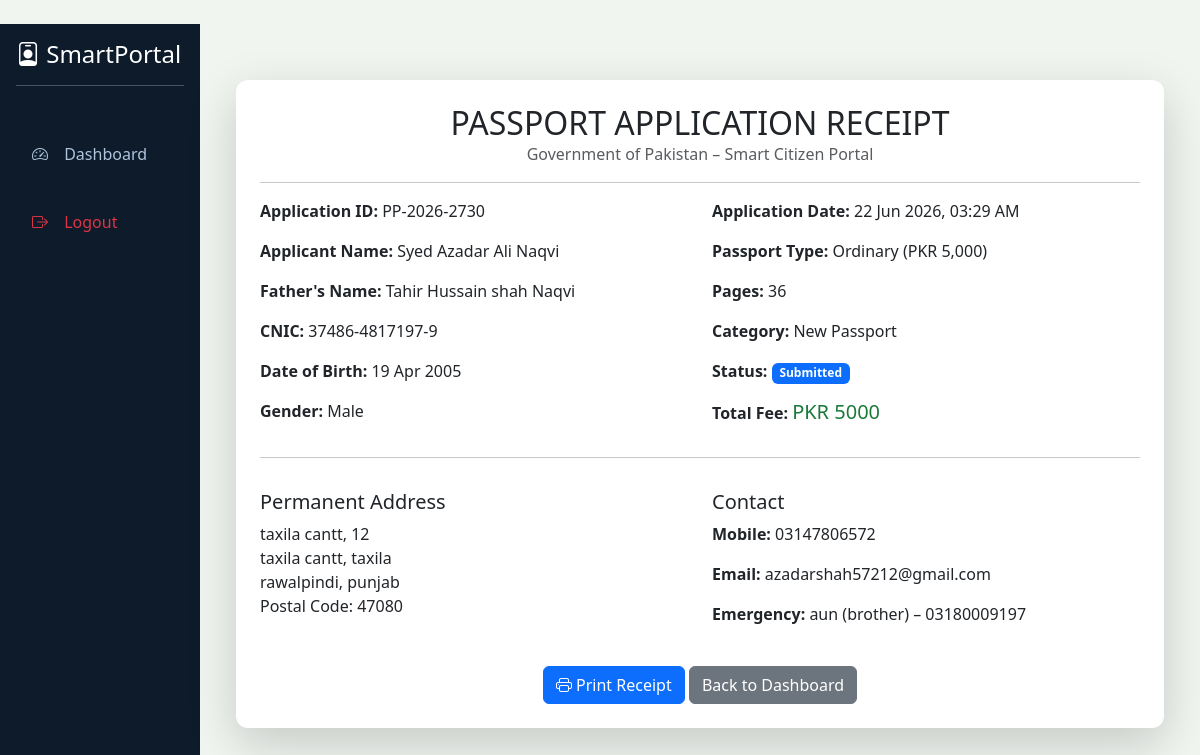
The page /passport/receipt/1/ (signed in) on the database its author committed.
### passport/models.py (models this page shows, shortened)
class PassportApplication(models.Model):
    application_id = models.CharField(max_length=20, unique=True, editable=False)
    application_date = models.DateTimeField(auto_now_add=True)
    CATEGORY_CHOICES = [
        ('NEW', 'New Passport'),
        ('RENEW', 'Renewal'),
        ('LOST', 'Lost'),
        ('DAMAGED', 'Damaged'),
    ]
    category = models.CharField(max_length=10, choices=CATEGORY_CHOICES, default='NEW')
    PROCESSING_CHOICES = [
        ('ORDINARY', 'Ordinary (PKR 5,000)'),
        ('URGENT', 'Urgent (PKR 10,000)'),
    ]
    processing_type = models.CharField(max_length=10, choices=PROCESSING_CHOICES, default='ORDINARY')
    PAGE_CHOICES = [
        (36, '36 Pages'),
        (72, '72 Pages (+PKR 2,000)'),
        (100, '100 Pages (+PKR 4,000)'),
    ]
    pages = models.IntegerField(choices=PAGE_CHOICES, default=36)
    full_name = models.CharField(max_length=200)
    first_name = models.CharField(max_length=100)
    last_name = models.CharField(max_length=100)
    gender = models.CharField(max_length=10, choices=[('M','Male'),('F','Female'),('O','Other')])
    date_of_birth = models.DateField()
    place_of_birth = models.CharField(max_length=100)
    nationality = models.CharField(max_length=50, default='Pakistani')
    religion = models.CharField(max_length=50, blank=True)
    marital_status = models.CharField(max_length=20, choices=[('S','Single'),('M','Married'),('D','Divorced'),('W','Widowed')])
    blood_group = models.CharField(max_length=5, blank=True)
    height = models.CharField(max_length=10, blank=True)
    eye_color = models.CharField(max_length=20, blank=True)
    identification_marks = models.TextField(blank=True)
    cnic = models.CharField(max_length=15, unique=True, validators=[RegexValidator(r'^\d{5}-\d{7}-\d$', 'Invalid CNIC format')])
    cnic_issue_date = models.DateField()
    cnic_expiry_date = models.DateField()
    family_registration_number = models.CharField(max_length=20, blank=True)
    b_form_number = models.CharField(max_length=20, blank=True)
    mobile = models.CharField(max_length=15)
    email = models.EmailField()
    emergency_contact_name = models.CharField(max_length=100)
    emergency_contact_number = models.CharField(max_length=15)
    emergency_relationship = models.CharField(max_length=50)
    highest_qualification = models.CharField(max_length=100, blank=True)
    institute_name = models.CharField(max_length=200, blank=True)
    passing_year = models.IntegerField(null=True, blank=True)
    employment_status = models.CharField(max_length=20, choices=[('EMP','Employed'),('UNEMP','Unemployed'),('STU','Student')], default='UNEMP')
    occupation = models.CharField(max_length=100, blank=True)
    organization = models.CharField(max_length=200, blank=True)
    monthly_income = models.CharField(max_length=50, blank=True)
    travel_purpose = models.CharField(max_length=50, choices=[('TOURISM','Tourism'),('STUDY','Study'),('WORK','Work'),('BUSINESS','Business'),('RELIGIOUS','Religious')], default='TOURISM')
    destination_country = models.CharField(max_length=100, blank=True)
    expected_travel_date = models.DateField(null=True, blank=True)
    previous_passport_number = models.CharField(max_length=20, blank=True)
    fee = models.IntegerField(default=5000)
    STATUS_CHOICES = [
        ('DRAFT', 'Draft'),
        ('SUBMITTED', 'Submitted'),
        ('UNDER_REVIEW', 'Under Review'),
        ('DOC_VERIFIED', 'Documents Verified'),
        ('BIO_VERIFIED', 'Biometric Verified'),
        ('APPROVED', 'Approved'),
        ('PRINTING', 'Printing'),
        ('DISPATCHED', 'Dispatched'),
        ('DELIVERED', 'Delivered'),
        ('REJECTED', 'Rejected'),
    ]
    status = models.CharField(max_length=20, choices=STATUS_CHOICES, default='DRAFT')
    passport_number = models.CharField(max_length=20, unique=True, blank=True, null=True)
    issue_date = models.DateField(null=True, blank=True)
    expiry_date = models.DateField(null=True, blank=True)
    tracking_number = models.CharField(max_length=20, unique=True, blank=True, null=True)
    qr_code = models.ImageField(upload_to='passport/qrcodes/', null=True, blank=True)
    user = models.ForeignKey(User, on_delete=models.CASCADE)
    created_at = models.DateTimeField(auto_now_add=True)
    updated_at = models.DateTimeField(auto_now=True)

class ParentInfo(models.Model):
    application = models.OneToOneField(PassportApplication, on_delete=models.CASCADE, related_name='parents')
    father_name = models.CharField(max_length=200)
    father_cnic = models.CharField(max_length=15, validators=[RegexValidator(r'^\d{5}-\d{7}-\d$', 'Invalid CNIC')])
    father_occupation = models.CharField(max_length=100, blank=True)
    father_contact = models.CharField(max_length=15, blank=True)
    mother_name = models.CharField(max_length=200)
    mother_cnic = models.CharField(max_length=15, validators=[RegexValidator(r'^\d{5}-\d{7}-\d$', 'Invalid CNIC')])
    mother_occupation = models.CharField(max_length=100, blank=True)
    mother_contact = models.CharField(max_length=15, blank=True)

class Address(models.Model):
    application = models.OneToOneField(PassportApplication, on_delete=models.CASCADE, related_name='address')
    perm_house = models.CharField(max_length=50)
    perm_street = models.CharField(max_length=100)
    perm_area = models.CharField(max_length=100)
    perm_city = models.CharField(max_length=50)
    perm_district = models.CharField(max_length=50)
    perm_province = models.CharField(max_length=50)
    perm_postal = models.CharField(max_length=10)
    same_as_permanent = models.BooleanField(default=True)
    curr_house = models.CharField(max_length=50, blank=True)
    curr_street = models.CharField(max_length=100, blank=True)
    curr_area = models.CharField(max_length=100, blank=True)
    curr_city = models.CharField(max_length=50, blank=True)
    curr_district = models.CharField(max_length=50, blank=True)
    curr_province = models.CharField(max_length=50, blank=True)
    curr_postal = models.CharField(max_length=10, blank=True)

### passport/views.py (the view)
# urls.py: path('receipt/<int:app_id>/', views.receipt, name='passport_receipt'),
@login_required
def receipt(request, app_id):
    app = get_object_or_404(PassportApplication, id=app_id, user=request.user)
    return render(request, 'passport/receipt.html', {'app': app})

### passport/templates/passport/receipt.html (shortened to what this page needs)
{% extends "base.html" %}
{% load static %}
{% block content %}
<div class="container mt-4">
    <div class="card p-4 shadow-lg">
        <div class="text-center">
            <h2 class="mb-0">PASSPORT APPLICATION RECEIPT</h2>
            <p class="text-muted">Government of Pakistan – Smart Citizen Portal</p>
            <hr>
        </div>
        <div class="row">
            <div class="col-md-6">
                <p><strong>Application ID:</strong> {{ app.application_id }}</p>
                <p><strong>Applicant Name:</strong> {{ app.full_name }}</p>
                <p><strong>Father's Name:</strong> {{ app.parents.father_name }}</p>
                <p><strong>CNIC:</strong> {{ app.cnic }}</p>
                <p><strong>Date of Birth:</strong> {{ app.date_of_birth|date:"d M Y" }}</p>
                <p><strong>Gender:</strong> {{ app.get_gender_display }}</p>
            </div>
            <div class="col-md-6">
                <p><strong>Application Date:</strong> {{ app.created_at|date:"d M Y, h:i A" }}</p>
                <p><strong>Passport Type:</strong> {{ app.get_processing_type_display }}</p>
                <p><strong>Pages:</strong> {{ app.pages }}</p>
                <p><strong>Category:</strong> {{ app.get_category_display }}</p>
                <p><strong>Status:</strong>
                    <span class="badge
                        {% if app.status == 'APPROVED' %}bg-success
                        {% elif app.status == 'REJECTED' %}bg-danger
                        {% elif app.status == 'SUBMITTED' %}bg-primary
                        {% else %}bg-secondary{% endif %}">
                        {{ app.get_status_display }}
                    </span>
                </p>
                <p><strong>Total Fee:</strong> <span class="h5 text-success">PKR {{ app.fee }}</span></p>
            </div>
        </div>
        <hr>
        <div class="row mt-3">
            <div class="col-md-6">
                <h5>Permanent Address</h5>
                <p>
                    {{ app.address.perm_house }}, {{ app.address.perm_street }}<br>
                    {{ app.address.perm_area }}, {{ app.address.perm_city }}<br>
                    {{ app.address.perm_district }}, {{ app.address.perm_province }}<br>
                    Postal Code: {{ app.address.perm_postal }}
                </p>
            </div>
            <div class="col-md-6">
                <h5>Contact</h5>
                <p><strong>Mobile:</strong> {{ app.mobile }}</p>
                <p><strong>Email:</strong> {{ app.email }}</p>
                <p><strong>Emergency:</strong> {{ app.emergency_contact_name }} ({{ app.emergency_relationship }}) – {{ app.emergency_contact_number }}</p>
            </div>
        </div>
        <div class="text-center mt-4">
            <button class="btn btn-primary" onclick="window.print()">
                <i class="bi bi-printer"></i> Print Receipt
            </button>
            <a href="{% url 'passport_dashboard' %}" class="btn btn-secondary">Back to Dashboard</a>
        </div>
    </div>
</div>
{% endblock %}

### templates/base.html (style rules this page uses)
:root { --gov-green: #1a7a3a; --gov-dark: #0d4a1f; --gov-light: #e8f5e9; --gov-gold: #c5a059; }
body { background-color: #f0f5f0; font-family: 'Segoe UI', Tahoma, Geneva, Verdana, sans-serif; }
.card { border: none; border-radius: 0.75rem; box-shadow: 0 4px 12px rgba(0,0,0,0.05); }
.text-success { color: var(--gov-green) !important; }

### rows shown on the page
PassportApplication: application_id "PP-2026-2730", full_name "Syed Azadar Ali Naqvi", parents.father_name "Tahir Hussain shah Naqvi", cnic "37486-4817197-9", date_of_birth "19 Apr 2005", gender "Male", created_at "22 Jun 2026, 03:29 AM", processing_type "Ordinary (PKR 5,000)", pages "36", category "New Passport", status "Submitted", fee "5000", address.perm_house "taxila cantt", address.perm_street "12", address.perm_area "taxila cantt", address.perm_city "taxila", address.perm_district "rawalpindi", address.perm_province "punjab", address.perm_postal "47080", mobile "03147806572", email "azadarshah57212@gmail.com", emergency_contact_name "aun", emergency_relationship "brother", emergency_contact_number "03180009197"
